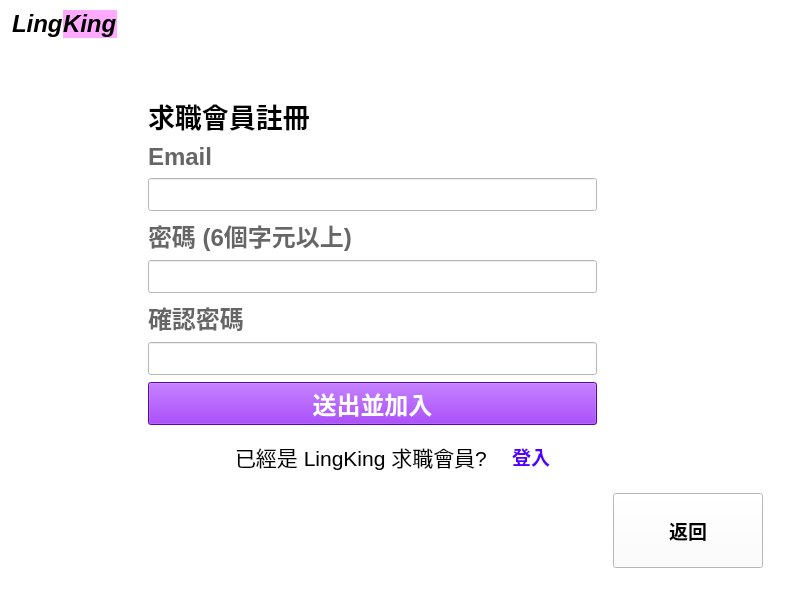
<?xml version="1.0" encoding="UTF-8"?>
<ui version="4.0">
 <class>CompanyRegisterWindow</class>
 <widget class="QMainWindow" name="CompanyRegisterWindow">
  <property name="geometry">
   <rect>
    <x>0</x>
    <y>0</y>
    <width>800</width>
    <height>600</height>
   </rect>
  </property>
  <property name="windowTitle">
   <string>LingKing</string>
  </property>
  <property name="autoFillBackground">
   <bool>false</bool>
  </property>
  <property name="styleSheet">
   <string notr="true">background-color: rgb(255, 255, 255);</string>
  </property>
  <widget class="QWidget" name="centralwidget">
   <layout class="QGridLayout" name="gridLayout_2">
    <property name="leftMargin">
     <number>12</number>
    </property>
    <property name="topMargin">
     <number>10</number>
    </property>
    <property name="rightMargin">
     <number>12</number>
    </property>
    <property name="bottomMargin">
     <number>10</number>
    </property>
    <item row="0" column="0">
     <layout class="QGridLayout" name="gridLayout">
      <item row="0" column="0">
       <layout class="QHBoxLayout" name="horizontalLayout_2">
        <property name="spacing">
         <number>0</number>
        </property>
        <item>
         <widget class="QLabel" name="label">
          <property name="enabled">
           <bool>true</bool>
          </property>
          <property name="sizePolicy">
           <sizepolicy hsizetype="Fixed" vsizetype="Fixed">
            <horstretch>1</horstretch>
            <verstretch>0</verstretch>
           </sizepolicy>
          </property>
          <property name="font">
           <font>
            <pointsize>18</pointsize>
            <weight>75</weight>
            <italic>true</italic>
            <bold>true</bold>
            <strikeout>false</strikeout>
           </font>
          </property>
          <property name="text">
           <string>Ling</string>
          </property>
          <property name="textFormat">
           <enum>Qt::PlainText</enum>
          </property>
          <property name="wordWrap">
           <bool>false</bool>
          </property>
         </widget>
        </item>
        <item>
         <widget class="QLabel" name="label_5">
          <property name="sizePolicy">
           <sizepolicy hsizetype="Fixed" vsizetype="Fixed">
            <horstretch>2</horstretch>
            <verstretch>0</verstretch>
           </sizepolicy>
          </property>
          <property name="font">
           <font>
            <pointsize>18</pointsize>
            <weight>75</weight>
            <italic>true</italic>
            <bold>true</bold>
           </font>
          </property>
          <property name="styleSheet">
           <string notr="true">background-color: rgb(255, 170, 255)</string>
          </property>
          <property name="text">
           <string>King</string>
          </property>
         </widget>
        </item>
        <item>
         <spacer name="horizontalSpacer_3">
          <property name="orientation">
           <enum>Qt::Horizontal</enum>
          </property>
          <property name="sizeType">
           <enum>QSizePolicy::Expanding</enum>
          </property>
          <property name="sizeHint" stdset="0">
           <size>
            <width>30</width>
            <height>20</height>
           </size>
          </property>
         </spacer>
        </item>
       </layout>
      </item>
      <item row="2" column="1">
       <layout class="QVBoxLayout" name="verticalLayout">
        <property name="spacing">
         <number>5</number>
        </property>
        <property name="rightMargin">
         <number>10</number>
        </property>
        <item>
         <widget class="QLabel" name="label_9">
          <property name="enabled">
           <bool>true</bool>
          </property>
          <property name="sizePolicy">
           <sizepolicy hsizetype="Maximum" vsizetype="Fixed">
            <horstretch>0</horstretch>
            <verstretch>1</verstretch>
           </sizepolicy>
          </property>
          <property name="maximumSize">
           <size>
            <width>480</width>
            <height>16777215</height>
           </size>
          </property>
          <property name="font">
           <font>
            <pointsize>20</pointsize>
            <weight>75</weight>
            <bold>true</bold>
           </font>
          </property>
          <property name="text">
           <string>求職會員註冊</string>
          </property>
         </widget>
        </item>
        <item>
         <widget class="QLabel" name="label_2">
          <property name="sizePolicy">
           <sizepolicy hsizetype="Maximum" vsizetype="Fixed">
            <horstretch>0</horstretch>
            <verstretch>1</verstretch>
           </sizepolicy>
          </property>
          <property name="maximumSize">
           <size>
            <width>480</width>
            <height>16777215</height>
           </size>
          </property>
          <property name="palette">
           <palette>
            <active>
             <colorrole role="WindowText">
              <brush brushstyle="SolidPattern">
               <color alpha="255">
                <red>102</red>
                <green>102</green>
                <blue>102</blue>
               </color>
              </brush>
             </colorrole>
             <colorrole role="Button">
              <brush brushstyle="SolidPattern">
               <color alpha="255">
                <red>255</red>
                <green>255</green>
                <blue>255</blue>
               </color>
              </brush>
             </colorrole>
             <colorrole role="Text">
              <brush brushstyle="SolidPattern">
               <color alpha="255">
                <red>156</red>
                <green>156</green>
                <blue>156</blue>
               </color>
              </brush>
             </colorrole>
             <colorrole role="Base">
              <brush brushstyle="SolidPattern">
               <color alpha="255">
                <red>255</red>
                <green>255</green>
                <blue>255</blue>
               </color>
              </brush>
             </colorrole>
             <colorrole role="Window">
              <brush brushstyle="SolidPattern">
               <color alpha="255">
                <red>255</red>
                <green>255</green>
                <blue>255</blue>
               </color>
              </brush>
             </colorrole>
            </active>
            <inactive>
             <colorrole role="WindowText">
              <brush brushstyle="SolidPattern">
               <color alpha="255">
                <red>102</red>
                <green>102</green>
                <blue>102</blue>
               </color>
              </brush>
             </colorrole>
             <colorrole role="Button">
              <brush brushstyle="SolidPattern">
               <color alpha="255">
                <red>255</red>
                <green>255</green>
                <blue>255</blue>
               </color>
              </brush>
             </colorrole>
             <colorrole role="Text">
              <brush brushstyle="SolidPattern">
               <color alpha="255">
                <red>156</red>
                <green>156</green>
                <blue>156</blue>
               </color>
              </brush>
             </colorrole>
             <colorrole role="Base">
              <brush brushstyle="SolidPattern">
               <color alpha="255">
                <red>255</red>
                <green>255</green>
                <blue>255</blue>
               </color>
              </brush>
             </colorrole>
             <colorrole role="Window">
              <brush brushstyle="SolidPattern">
               <color alpha="255">
                <red>255</red>
                <green>255</green>
                <blue>255</blue>
               </color>
              </brush>
             </colorrole>
            </inactive>
            <disabled>
             <colorrole role="WindowText">
              <brush brushstyle="SolidPattern">
               <color alpha="255">
                <red>120</red>
                <green>120</green>
                <blue>120</blue>
               </color>
              </brush>
             </colorrole>
             <colorrole role="Button">
              <brush brushstyle="SolidPattern">
               <color alpha="255">
                <red>255</red>
                <green>255</green>
                <blue>255</blue>
               </color>
              </brush>
             </colorrole>
             <colorrole role="Text">
              <brush brushstyle="SolidPattern">
               <color alpha="255">
                <red>120</red>
                <green>120</green>
                <blue>120</blue>
               </color>
              </brush>
             </colorrole>
             <colorrole role="Base">
              <brush brushstyle="SolidPattern">
               <color alpha="255">
                <red>255</red>
                <green>255</green>
                <blue>255</blue>
               </color>
              </brush>
             </colorrole>
             <colorrole role="Window">
              <brush brushstyle="SolidPattern">
               <color alpha="255">
                <red>255</red>
                <green>255</green>
                <blue>255</blue>
               </color>
              </brush>
             </colorrole>
            </disabled>
           </palette>
          </property>
          <property name="font">
           <font>
            <pointsize>18</pointsize>
            <weight>75</weight>
            <bold>true</bold>
           </font>
          </property>
          <property name="focusPolicy">
           <enum>Qt::NoFocus</enum>
          </property>
          <property name="styleSheet">
           <string notr="true"/>
          </property>
          <property name="text">
           <string>Email</string>
          </property>
          <property name="buddy">
           <cstring>email_input</cstring>
          </property>
         </widget>
        </item>
        <item>
         <widget class="QLineEdit" name="email_input">
          <property name="sizePolicy">
           <sizepolicy hsizetype="Maximum" vsizetype="Fixed">
            <horstretch>0</horstretch>
            <verstretch>2</verstretch>
           </sizepolicy>
          </property>
          <property name="maximumSize">
           <size>
            <width>480</width>
            <height>16777215</height>
           </size>
          </property>
          <property name="font">
           <font>
            <pointsize>16</pointsize>
           </font>
          </property>
         </widget>
        </item>
        <item>
         <widget class="QLabel" name="label_3">
          <property name="sizePolicy">
           <sizepolicy hsizetype="Maximum" vsizetype="Fixed">
            <horstretch>0</horstretch>
            <verstretch>1</verstretch>
           </sizepolicy>
          </property>
          <property name="maximumSize">
           <size>
            <width>480</width>
            <height>16777215</height>
           </size>
          </property>
          <property name="palette">
           <palette>
            <active>
             <colorrole role="WindowText">
              <brush brushstyle="SolidPattern">
               <color alpha="255">
                <red>102</red>
                <green>102</green>
                <blue>102</blue>
               </color>
              </brush>
             </colorrole>
             <colorrole role="Button">
              <brush brushstyle="SolidPattern">
               <color alpha="255">
                <red>255</red>
                <green>255</green>
                <blue>255</blue>
               </color>
              </brush>
             </colorrole>
             <colorrole role="Text">
              <brush brushstyle="SolidPattern">
               <color alpha="255">
                <red>156</red>
                <green>156</green>
                <blue>156</blue>
               </color>
              </brush>
             </colorrole>
             <colorrole role="Base">
              <brush brushstyle="SolidPattern">
               <color alpha="255">
                <red>255</red>
                <green>255</green>
                <blue>255</blue>
               </color>
              </brush>
             </colorrole>
             <colorrole role="Window">
              <brush brushstyle="SolidPattern">
               <color alpha="255">
                <red>255</red>
                <green>255</green>
                <blue>255</blue>
               </color>
              </brush>
             </colorrole>
            </active>
            <inactive>
             <colorrole role="WindowText">
              <brush brushstyle="SolidPattern">
               <color alpha="255">
                <red>102</red>
                <green>102</green>
                <blue>102</blue>
               </color>
              </brush>
             </colorrole>
             <colorrole role="Button">
              <brush brushstyle="SolidPattern">
               <color alpha="255">
                <red>255</red>
                <green>255</green>
                <blue>255</blue>
               </color>
              </brush>
             </colorrole>
             <colorrole role="Text">
              <brush brushstyle="SolidPattern">
               <color alpha="255">
                <red>156</red>
                <green>156</green>
                <blue>156</blue>
               </color>
              </brush>
             </colorrole>
             <colorrole role="Base">
              <brush brushstyle="SolidPattern">
               <color alpha="255">
                <red>255</red>
                <green>255</green>
                <blue>255</blue>
               </color>
              </brush>
             </colorrole>
             <colorrole role="Window">
              <brush brushstyle="SolidPattern">
               <color alpha="255">
                <red>255</red>
                <green>255</green>
                <blue>255</blue>
               </color>
              </brush>
             </colorrole>
            </inactive>
            <disabled>
             <colorrole role="WindowText">
              <brush brushstyle="SolidPattern">
               <color alpha="255">
                <red>120</red>
                <green>120</green>
                <blue>120</blue>
               </color>
              </brush>
             </colorrole>
             <colorrole role="Button">
              <brush brushstyle="SolidPattern">
               <color alpha="255">
                <red>255</red>
                <green>255</green>
                <blue>255</blue>
               </color>
              </brush>
             </colorrole>
             <colorrole role="Text">
              <brush brushstyle="SolidPattern">
               <color alpha="255">
                <red>120</red>
                <green>120</green>
                <blue>120</blue>
               </color>
              </brush>
             </colorrole>
             <colorrole role="Base">
              <brush brushstyle="SolidPattern">
               <color alpha="255">
                <red>255</red>
                <green>255</green>
                <blue>255</blue>
               </color>
              </brush>
             </colorrole>
             <colorrole role="Window">
              <brush brushstyle="SolidPattern">
               <color alpha="255">
                <red>255</red>
                <green>255</green>
                <blue>255</blue>
               </color>
              </brush>
             </colorrole>
            </disabled>
           </palette>
          </property>
          <property name="font">
           <font>
            <pointsize>18</pointsize>
            <weight>75</weight>
            <bold>true</bold>
           </font>
          </property>
          <property name="focusPolicy">
           <enum>Qt::NoFocus</enum>
          </property>
          <property name="styleSheet">
           <string notr="true"/>
          </property>
          <property name="text">
           <string>密碼 (6個字元以上)</string>
          </property>
          <property name="buddy">
           <cstring>password_input</cstring>
          </property>
         </widget>
        </item>
        <item>
         <widget class="QLineEdit" name="password_input">
          <property name="sizePolicy">
           <sizepolicy hsizetype="Maximum" vsizetype="Fixed">
            <horstretch>0</horstretch>
            <verstretch>2</verstretch>
           </sizepolicy>
          </property>
          <property name="maximumSize">
           <size>
            <width>480</width>
            <height>16777215</height>
           </size>
          </property>
          <property name="font">
           <font>
            <pointsize>16</pointsize>
           </font>
          </property>
         </widget>
        </item>
        <item>
         <widget class="QLabel" name="label_7">
          <property name="sizePolicy">
           <sizepolicy hsizetype="Maximum" vsizetype="Fixed">
            <horstretch>0</horstretch>
            <verstretch>1</verstretch>
           </sizepolicy>
          </property>
          <property name="maximumSize">
           <size>
            <width>480</width>
            <height>16777215</height>
           </size>
          </property>
          <property name="palette">
           <palette>
            <active>
             <colorrole role="WindowText">
              <brush brushstyle="SolidPattern">
               <color alpha="255">
                <red>102</red>
                <green>102</green>
                <blue>102</blue>
               </color>
              </brush>
             </colorrole>
             <colorrole role="Button">
              <brush brushstyle="SolidPattern">
               <color alpha="255">
                <red>255</red>
                <green>255</green>
                <blue>255</blue>
               </color>
              </brush>
             </colorrole>
             <colorrole role="Text">
              <brush brushstyle="SolidPattern">
               <color alpha="255">
                <red>156</red>
                <green>156</green>
                <blue>156</blue>
               </color>
              </brush>
             </colorrole>
             <colorrole role="Base">
              <brush brushstyle="SolidPattern">
               <color alpha="255">
                <red>255</red>
                <green>255</green>
                <blue>255</blue>
               </color>
              </brush>
             </colorrole>
             <colorrole role="Window">
              <brush brushstyle="SolidPattern">
               <color alpha="255">
                <red>255</red>
                <green>255</green>
                <blue>255</blue>
               </color>
              </brush>
             </colorrole>
            </active>
            <inactive>
             <colorrole role="WindowText">
              <brush brushstyle="SolidPattern">
               <color alpha="255">
                <red>102</red>
                <green>102</green>
                <blue>102</blue>
               </color>
              </brush>
             </colorrole>
             <colorrole role="Button">
              <brush brushstyle="SolidPattern">
               <color alpha="255">
                <red>255</red>
                <green>255</green>
                <blue>255</blue>
               </color>
              </brush>
             </colorrole>
             <colorrole role="Text">
              <brush brushstyle="SolidPattern">
               <color alpha="255">
                <red>156</red>
                <green>156</green>
                <blue>156</blue>
               </color>
              </brush>
             </colorrole>
             <colorrole role="Base">
              <brush brushstyle="SolidPattern">
               <color alpha="255">
                <red>255</red>
                <green>255</green>
                <blue>255</blue>
               </color>
              </brush>
             </colorrole>
             <colorrole role="Window">
              <brush brushstyle="SolidPattern">
               <color alpha="255">
                <red>255</red>
                <green>255</green>
                <blue>255</blue>
               </color>
              </brush>
             </colorrole>
            </inactive>
            <disabled>
             <colorrole role="WindowText">
              <brush brushstyle="SolidPattern">
               <color alpha="255">
                <red>120</red>
                <green>120</green>
                <blue>120</blue>
               </color>
              </brush>
             </colorrole>
             <colorrole role="Button">
              <brush brushstyle="SolidPattern">
               <color alpha="255">
                <red>255</red>
                <green>255</green>
                <blue>255</blue>
               </color>
              </brush>
             </colorrole>
             <colorrole role="Text">
              <brush brushstyle="SolidPattern">
               <color alpha="255">
                <red>120</red>
                <green>120</green>
                <blue>120</blue>
               </color>
              </brush>
             </colorrole>
             <colorrole role="Base">
              <brush brushstyle="SolidPattern">
               <color alpha="255">
                <red>255</red>
                <green>255</green>
                <blue>255</blue>
               </color>
              </brush>
             </colorrole>
             <colorrole role="Window">
              <brush brushstyle="SolidPattern">
               <color alpha="255">
                <red>255</red>
                <green>255</green>
                <blue>255</blue>
               </color>
              </brush>
             </colorrole>
            </disabled>
           </palette>
          </property>
          <property name="font">
           <font>
            <pointsize>18</pointsize>
            <weight>75</weight>
            <bold>true</bold>
           </font>
          </property>
          <property name="focusPolicy">
           <enum>Qt::NoFocus</enum>
          </property>
          <property name="styleSheet">
           <string notr="true"/>
          </property>
          <property name="text">
           <string>確認密碼</string>
          </property>
          <property name="buddy">
           <cstring>password_input</cstring>
          </property>
         </widget>
        </item>
        <item>
         <widget class="QLineEdit" name="confirm_password_input">
          <property name="sizePolicy">
           <sizepolicy hsizetype="Maximum" vsizetype="Fixed">
            <horstretch>0</horstretch>
            <verstretch>2</verstretch>
           </sizepolicy>
          </property>
          <property name="maximumSize">
           <size>
            <width>480</width>
            <height>16777215</height>
           </size>
          </property>
          <property name="font">
           <font>
            <pointsize>16</pointsize>
           </font>
          </property>
         </widget>
        </item>
        <item>
         <widget class="QPushButton" name="send_btn">
          <property name="sizePolicy">
           <sizepolicy hsizetype="Maximum" vsizetype="Fixed">
            <horstretch>0</horstretch>
            <verstretch>2</verstretch>
           </sizepolicy>
          </property>
          <property name="maximumSize">
           <size>
            <width>480</width>
            <height>16777215</height>
           </size>
          </property>
          <property name="palette">
           <palette>
            <active>
             <colorrole role="Button">
              <brush brushstyle="SolidPattern">
               <color alpha="255">
                <red>130</red>
                <green>9</green>
                <blue>235</blue>
               </color>
              </brush>
             </colorrole>
             <colorrole role="ButtonText">
              <brush brushstyle="SolidPattern">
               <color alpha="255">
                <red>255</red>
                <green>255</green>
                <blue>255</blue>
               </color>
              </brush>
             </colorrole>
             <colorrole role="Base">
              <brush brushstyle="SolidPattern">
               <color alpha="255">
                <red>130</red>
                <green>9</green>
                <blue>235</blue>
               </color>
              </brush>
             </colorrole>
             <colorrole role="Window">
              <brush brushstyle="SolidPattern">
               <color alpha="255">
                <red>130</red>
                <green>9</green>
                <blue>235</blue>
               </color>
              </brush>
             </colorrole>
            </active>
            <inactive>
             <colorrole role="Button">
              <brush brushstyle="SolidPattern">
               <color alpha="255">
                <red>130</red>
                <green>9</green>
                <blue>235</blue>
               </color>
              </brush>
             </colorrole>
             <colorrole role="ButtonText">
              <brush brushstyle="SolidPattern">
               <color alpha="255">
                <red>255</red>
                <green>255</green>
                <blue>255</blue>
               </color>
              </brush>
             </colorrole>
             <colorrole role="Base">
              <brush brushstyle="SolidPattern">
               <color alpha="255">
                <red>130</red>
                <green>9</green>
                <blue>235</blue>
               </color>
              </brush>
             </colorrole>
             <colorrole role="Window">
              <brush brushstyle="SolidPattern">
               <color alpha="255">
                <red>130</red>
                <green>9</green>
                <blue>235</blue>
               </color>
              </brush>
             </colorrole>
            </inactive>
            <disabled>
             <colorrole role="Button">
              <brush brushstyle="SolidPattern">
               <color alpha="255">
                <red>130</red>
                <green>9</green>
                <blue>235</blue>
               </color>
              </brush>
             </colorrole>
             <colorrole role="ButtonText">
              <brush brushstyle="SolidPattern">
               <color alpha="255">
                <red>120</red>
                <green>120</green>
                <blue>120</blue>
               </color>
              </brush>
             </colorrole>
             <colorrole role="Base">
              <brush brushstyle="SolidPattern">
               <color alpha="255">
                <red>130</red>
                <green>9</green>
                <blue>235</blue>
               </color>
              </brush>
             </colorrole>
             <colorrole role="Window">
              <brush brushstyle="SolidPattern">
               <color alpha="255">
                <red>130</red>
                <green>9</green>
                <blue>235</blue>
               </color>
              </brush>
             </colorrole>
            </disabled>
           </palette>
          </property>
          <property name="font">
           <font>
            <pointsize>18</pointsize>
            <weight>75</weight>
            <bold>true</bold>
           </font>
          </property>
          <property name="cursor">
           <cursorShape>PointingHandCursor</cursorShape>
          </property>
          <property name="styleSheet">
           <string notr="true">background-color: rgb(130, 9, 235);</string>
          </property>
          <property name="text">
           <string>送出並加入</string>
          </property>
         </widget>
        </item>
        <item>
         <widget class="QFrame" name="frame">
          <property name="sizePolicy">
           <sizepolicy hsizetype="Preferred" vsizetype="Fixed">
            <horstretch>0</horstretch>
            <verstretch>0</verstretch>
           </sizepolicy>
          </property>
          <layout class="QHBoxLayout" name="horizontalLayout" stretch="0,0,0,0,0">
           <property name="spacing">
            <number>5</number>
           </property>
           <property name="sizeConstraint">
            <enum>QLayout::SetDefaultConstraint</enum>
           </property>
           <item>
            <spacer name="horizontalSpacer_2">
             <property name="orientation">
              <enum>Qt::Horizontal</enum>
             </property>
             <property name="sizeType">
              <enum>QSizePolicy::Expanding</enum>
             </property>
             <property name="sizeHint" stdset="0">
              <size>
               <width>80</width>
               <height>5</height>
              </size>
             </property>
            </spacer>
           </item>
           <item>
            <widget class="QLabel" name="label_4">
             <property name="enabled">
              <bool>true</bool>
             </property>
             <property name="sizePolicy">
              <sizepolicy hsizetype="Preferred" vsizetype="Fixed">
               <horstretch>0</horstretch>
               <verstretch>1</verstretch>
              </sizepolicy>
             </property>
             <property name="font">
              <font>
               <pointsize>16</pointsize>
              </font>
             </property>
             <property name="text">
              <string>已經是 LingKing 求職會員?</string>
             </property>
            </widget>
           </item>
           <item>
            <spacer name="horizontalSpacer">
             <property name="orientation">
              <enum>Qt::Horizontal</enum>
             </property>
             <property name="sizeType">
              <enum>QSizePolicy::Fixed</enum>
             </property>
             <property name="sizeHint" stdset="0">
              <size>
               <width>20</width>
               <height>1</height>
              </size>
             </property>
            </spacer>
           </item>
           <item>
            <widget class="QPushButton" name="go_login_BTN">
             <property name="palette">
              <palette>
               <active>
                <colorrole role="Button">
                 <brush brushstyle="SolidPattern">
                  <color alpha="255">
                   <red>255</red>
                   <green>255</green>
                   <blue>255</blue>
                  </color>
                 </brush>
                </colorrole>
                <colorrole role="ButtonText">
                 <brush brushstyle="SolidPattern">
                  <color alpha="255">
                   <red>85</red>
                   <green>0</green>
                   <blue>255</blue>
                  </color>
                 </brush>
                </colorrole>
                <colorrole role="Base">
                 <brush brushstyle="SolidPattern">
                  <color alpha="255">
                   <red>255</red>
                   <green>255</green>
                   <blue>255</blue>
                  </color>
                 </brush>
                </colorrole>
                <colorrole role="Window">
                 <brush brushstyle="SolidPattern">
                  <color alpha="255">
                   <red>255</red>
                   <green>255</green>
                   <blue>255</blue>
                  </color>
                 </brush>
                </colorrole>
               </active>
               <inactive>
                <colorrole role="Button">
                 <brush brushstyle="SolidPattern">
                  <color alpha="255">
                   <red>255</red>
                   <green>255</green>
                   <blue>255</blue>
                  </color>
                 </brush>
                </colorrole>
                <colorrole role="ButtonText">
                 <brush brushstyle="SolidPattern">
                  <color alpha="255">
                   <red>85</red>
                   <green>0</green>
                   <blue>255</blue>
                  </color>
                 </brush>
                </colorrole>
                <colorrole role="Base">
                 <brush brushstyle="SolidPattern">
                  <color alpha="255">
                   <red>255</red>
                   <green>255</green>
                   <blue>255</blue>
                  </color>
                 </brush>
                </colorrole>
                <colorrole role="Window">
                 <brush brushstyle="SolidPattern">
                  <color alpha="255">
                   <red>255</red>
                   <green>255</green>
                   <blue>255</blue>
                  </color>
                 </brush>
                </colorrole>
               </inactive>
               <disabled>
                <colorrole role="Button">
                 <brush brushstyle="SolidPattern">
                  <color alpha="255">
                   <red>255</red>
                   <green>255</green>
                   <blue>255</blue>
                  </color>
                 </brush>
                </colorrole>
                <colorrole role="ButtonText">
                 <brush brushstyle="SolidPattern">
                  <color alpha="255">
                   <red>120</red>
                   <green>120</green>
                   <blue>120</blue>
                  </color>
                 </brush>
                </colorrole>
                <colorrole role="Base">
                 <brush brushstyle="SolidPattern">
                  <color alpha="255">
                   <red>255</red>
                   <green>255</green>
                   <blue>255</blue>
                  </color>
                 </brush>
                </colorrole>
                <colorrole role="Window">
                 <brush brushstyle="SolidPattern">
                  <color alpha="255">
                   <red>255</red>
                   <green>255</green>
                   <blue>255</blue>
                  </color>
                 </brush>
                </colorrole>
               </disabled>
              </palette>
             </property>
             <property name="font">
              <font>
               <pointsize>14</pointsize>
               <weight>75</weight>
               <bold>true</bold>
              </font>
             </property>
             <property name="cursor">
              <cursorShape>PointingHandCursor</cursorShape>
             </property>
             <property name="mouseTracking">
              <bool>false</bool>
             </property>
             <property name="styleSheet">
              <string notr="true">border:none</string>
             </property>
             <property name="text">
              <string>登入</string>
             </property>
            </widget>
           </item>
           <item>
            <spacer name="horizontalSpacer_5">
             <property name="orientation">
              <enum>Qt::Horizontal</enum>
             </property>
             <property name="sizeHint" stdset="0">
              <size>
               <width>40</width>
               <height>20</height>
              </size>
             </property>
            </spacer>
           </item>
          </layout>
         </widget>
        </item>
       </layout>
      </item>
      <item row="2" column="0">
       <spacer name="horizontalSpacer_6">
        <property name="orientation">
         <enum>Qt::Horizontal</enum>
        </property>
        <property name="sizeHint" stdset="0">
         <size>
          <width>40</width>
          <height>20</height>
         </size>
        </property>
       </spacer>
      </item>
      <item row="3" column="2">
       <widget class="QPushButton" name="back_BTN">
        <property name="sizePolicy">
         <sizepolicy hsizetype="Expanding" vsizetype="Expanding">
          <horstretch>0</horstretch>
          <verstretch>0</verstretch>
         </sizepolicy>
        </property>
        <property name="minimumSize">
         <size>
          <width>100</width>
          <height>50</height>
         </size>
        </property>
        <property name="maximumSize">
         <size>
          <width>150</width>
          <height>75</height>
         </size>
        </property>
        <property name="font">
         <font>
          <pointsize>14</pointsize>
          <weight>75</weight>
          <bold>true</bold>
         </font>
        </property>
        <property name="cursor">
         <cursorShape>PointingHandCursor</cursorShape>
        </property>
        <property name="styleSheet">
         <string notr="true"/>
        </property>
        <property name="text">
         <string>返回</string>
        </property>
       </widget>
      </item>
      <item row="2" column="2">
       <widget class="QLabel" name="info_label">
        <property name="sizePolicy">
         <sizepolicy hsizetype="Minimum" vsizetype="Expanding">
          <horstretch>0</horstretch>
          <verstretch>0</verstretch>
         </sizepolicy>
        </property>
        <property name="minimumSize">
         <size>
          <width>175</width>
          <height>0</height>
         </size>
        </property>
        <property name="palette">
         <palette>
          <active>
           <colorrole role="WindowText">
            <brush brushstyle="SolidPattern">
             <color alpha="255">
              <red>255</red>
              <green>0</green>
              <blue>0</blue>
             </color>
            </brush>
           </colorrole>
           <colorrole role="Button">
            <brush brushstyle="SolidPattern">
             <color alpha="255">
              <red>255</red>
              <green>255</green>
              <blue>255</blue>
             </color>
            </brush>
           </colorrole>
           <colorrole role="Base">
            <brush brushstyle="SolidPattern">
             <color alpha="255">
              <red>255</red>
              <green>255</green>
              <blue>255</blue>
             </color>
            </brush>
           </colorrole>
           <colorrole role="Window">
            <brush brushstyle="SolidPattern">
             <color alpha="255">
              <red>255</red>
              <green>255</green>
              <blue>255</blue>
             </color>
            </brush>
           </colorrole>
          </active>
          <inactive>
           <colorrole role="WindowText">
            <brush brushstyle="SolidPattern">
             <color alpha="255">
              <red>255</red>
              <green>0</green>
              <blue>0</blue>
             </color>
            </brush>
           </colorrole>
           <colorrole role="Button">
            <brush brushstyle="SolidPattern">
             <color alpha="255">
              <red>255</red>
              <green>255</green>
              <blue>255</blue>
             </color>
            </brush>
           </colorrole>
           <colorrole role="Base">
            <brush brushstyle="SolidPattern">
             <color alpha="255">
              <red>255</red>
              <green>255</green>
              <blue>255</blue>
             </color>
            </brush>
           </colorrole>
           <colorrole role="Window">
            <brush brushstyle="SolidPattern">
             <color alpha="255">
              <red>255</red>
              <green>255</green>
              <blue>255</blue>
             </color>
            </brush>
           </colorrole>
          </inactive>
          <disabled>
           <colorrole role="WindowText">
            <brush brushstyle="SolidPattern">
             <color alpha="255">
              <red>120</red>
              <green>120</green>
              <blue>120</blue>
             </color>
            </brush>
           </colorrole>
           <colorrole role="Button">
            <brush brushstyle="SolidPattern">
             <color alpha="255">
              <red>255</red>
              <green>255</green>
              <blue>255</blue>
             </color>
            </brush>
           </colorrole>
           <colorrole role="Base">
            <brush brushstyle="SolidPattern">
             <color alpha="255">
              <red>255</red>
              <green>255</green>
              <blue>255</blue>
             </color>
            </brush>
           </colorrole>
           <colorrole role="Window">
            <brush brushstyle="SolidPattern">
             <color alpha="255">
              <red>255</red>
              <green>255</green>
              <blue>255</blue>
             </color>
            </brush>
           </colorrole>
          </disabled>
         </palette>
        </property>
        <property name="font">
         <font>
          <pointsize>14</pointsize>
         </font>
        </property>
        <property name="text">
         <string/>
        </property>
        <property name="alignment">
         <set>Qt::AlignLeading|Qt::AlignLeft|Qt::AlignTop</set>
        </property>
       </widget>
      </item>
      <item row="0" column="2">
       <spacer name="horizontalSpacer_4">
        <property name="orientation">
         <enum>Qt::Horizontal</enum>
        </property>
        <property name="sizeHint" stdset="0">
         <size>
          <width>40</width>
          <height>20</height>
         </size>
        </property>
       </spacer>
      </item>
      <item row="1" column="0">
       <spacer name="verticalSpacer">
        <property name="orientation">
         <enum>Qt::Vertical</enum>
        </property>
        <property name="sizeType">
         <enum>QSizePolicy::Maximum</enum>
        </property>
        <property name="sizeHint" stdset="0">
         <size>
          <width>20</width>
          <height>50</height>
         </size>
        </property>
       </spacer>
      </item>
     </layout>
    </item>
   </layout>
  </widget>
  <widget class="QStatusBar" name="statusbar"/>
 </widget>
 <resources/>
 <connections/>
</ui>
